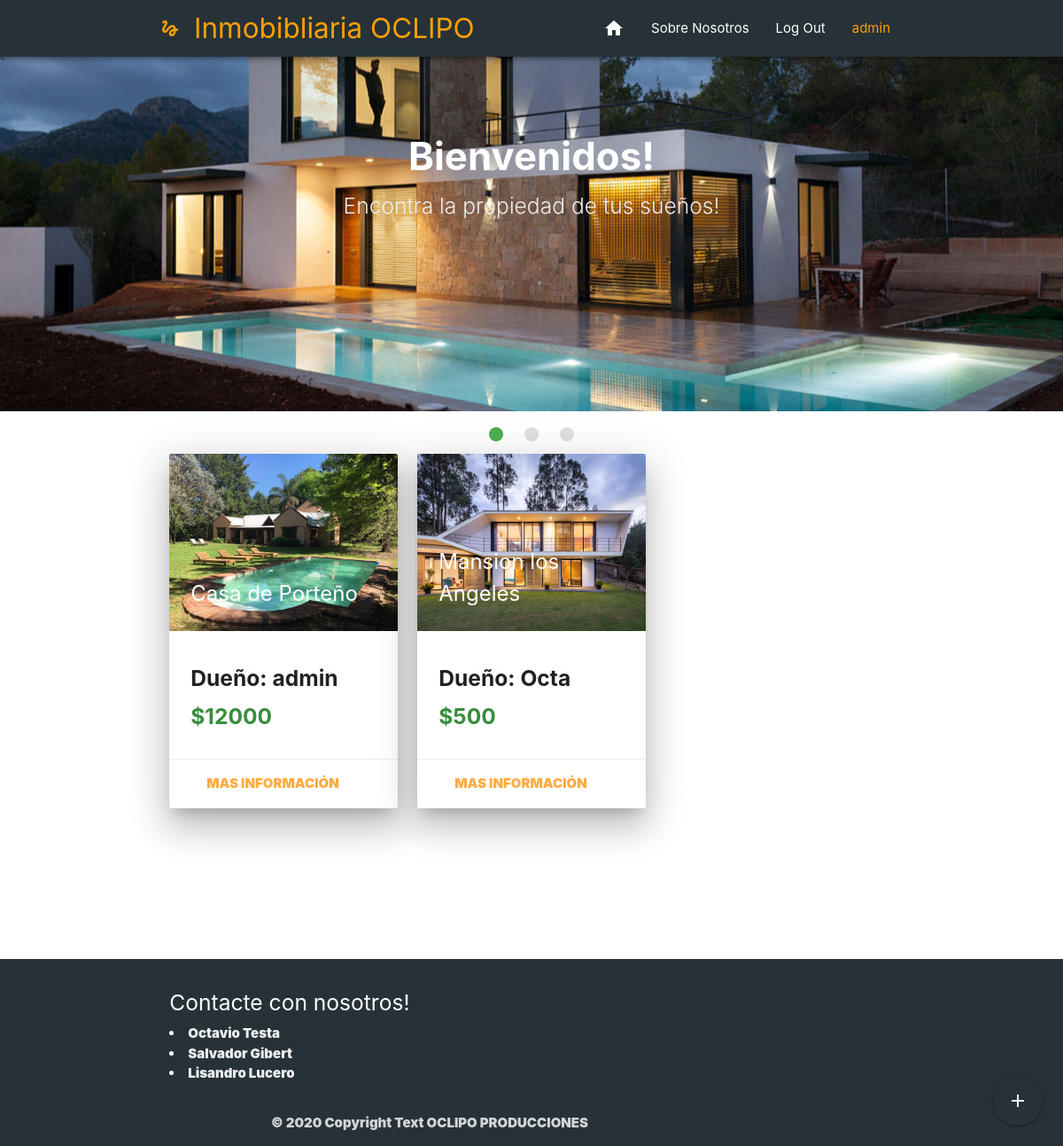
The app's page / (signed in) with its own data.
### Inmobibliaria/models.py (models this page shows, shortened)
class Propiedad(models.Model):
    usuario = models.ForeignKey(User, on_delete=models.CASCADE, null=False)
    titulo = models.CharField(max_length=20)
    precio = models.IntegerField()
    ubicacion = models.ForeignKey('Ubicacion', on_delete=models.CASCADE, null=False)
    barrio = models.CharField(max_length=30)
    calle = models.CharField(max_length=30)
    numero = models.IntegerField()
    tipo = models.CharField(max_length=12,choices=TIPO_CHOICES)
    estado = models.CharField(max_length=8,choices=STATUS_CHOICES)
    habitaciones = models.IntegerField()
    baños = models.IntegerField()
    tamaño = models.IntegerField()
    descripcion = models.TextField(max_length=2000)
    fecha = models.DateTimeField(auto_now_add=True)

### Inmobibliaria/views.py (the view)
# urls.py: path('', homeview, name = "home"),
def homeview(request):
    propiedades = Propiedad.objects.all().order_by('-fecha')
    imagenes = []#Array donde voy a guardar las imagenes
    for pro in propiedades: #Itero los libros
        imagen = Imagen.objects.filter(propiedad=pro).first() #Geteo la primera imagen que corresponda a ese libro
        imagenes.append(imagen.foto) #Agrego su nombre
    return render(request, "Inmobibliaria/home.html",{'propiedades':propiedades, 'imagenes':imagenes})

### Inmobibliaria/templatetags/index.py (called while the page is built)
@register.filter
def index(indexable, i):
    return indexable[i]

### Inmobibliaria/templates/Inmobibliaria/home.html (shortened to what this page needs)
{% extends 'Inmobibliaria/base.html' %}
{% block content %}
{% include 'Inmobibliaria/imagenes.html' %}
{% if user.is_authenticated %}
<div class="fixed-action-btn">
    <a class="btn-floating btn-large red modal-trigger pulse blue-grey darken-4" href="formulario/">
        <i class="large material-icons">add</i>
    </a>
</div>
{% endif %}
<div class="container ">
    <div class="row">
        {% load index %}
        {% for pro in propiedades %}
        <div class="col s12 m4">
            <div class="card z-depth-5">
                <div class="card-image ">
                    <img class="materialboxed" src="media/{{ imagenes|index:forloop.counter0 }}" width="200"
                         height="200">
                    <span class="card-title text-darken-2 "><b>{{pro.titulo}}<b/></span>
                </div>
                <div class="card-content">
                    <h5 class="truncate"><b> Dueño: {{pro.usuario}} </b></h5>
                    <h5 class="truncate  green-text text-darken-2"><b>${{pro.precio}}<b/></h5>
                </div>
                <div class="card-action center-align">
                    <a href="propiedad/{{pro.id}}">Mas Información</a>
                </div>
            </div>
        </div>
        {% endfor %}
    </div>
</div>
<br>
<br>
<br>
<br>
<br>
<br>
<footer class="page-footer blue-grey darken-4 ">
    <div class="container">
        <div class="row">
            <div class="col l6 s12">
                <h5 class="white-text">Contacte con nosotros!</h5>
                <li><a class="grey-text text-lighten-3" href="https://www.instagram.com/octa.testa/"> Octavio Testa</a>
                </li>
                <li><a class="grey-text text-lighten-3" href="https://www.instagram.com/salvagibert/"> Salvador
                    Gibert</a></li>
                <li><a class="grey-text text-lighten-3" href="https://www.instagram.com/licholucero_/"> Lisandro
                    Lucero</a></li>
            </div>
        </div>
        <div class="footer-copyright">
            <div class="container">
                © 2020 Copyright Text OCLIPO PRODUCCIONES
            </div>
        </div>
</footer>
{% endblock %}

### Inmobibliaria/templates/Inmobibliaria/navbar.html (shortened to what this page needs)
{% load static %}
<div class="navbar-fixed  ">
    <nav class="blue-grey darken-4 z-depth-2 ">
      <div class="nav-wrapper container ">
        <a class="brand-logo text-warning amber-text text-darken-2" href="{% url "home" %}" ><i class="medium material-icons ">gesture</i>Inmobibliaria OCLIPO</a>
        <ul id="nav-mobile" class="right hide-on-med-and-down text-warning">
          <li><a href="/" ><i class="medium material-icons  ">home</i></a>
          <li><a href="" class="">Sobre Nosotros</a></li>
{% if user.is_authenticated %}
            <li><a href="/logout" class="">Log Out</a></li>
            <li><a  class="amber-text text-darken-2">{{user.username}}</a></li>
{% else %}
            <li><a href="/login" class="">Sign Up</a></li>
            <li><a href="/register" class="">Register</a></li>
{% endif %}
        </ul>
      </div>
    </nav>
  </div>

### records on screen
Propiedad: shows a picture, titulo "Casa de Porteño", usuario "admin", precio "12000"
Propiedad: shows a picture, titulo "Mansion los Angeles", usuario "Octa", precio "500"

### other values on screen
{{ user.username }} "admin"
